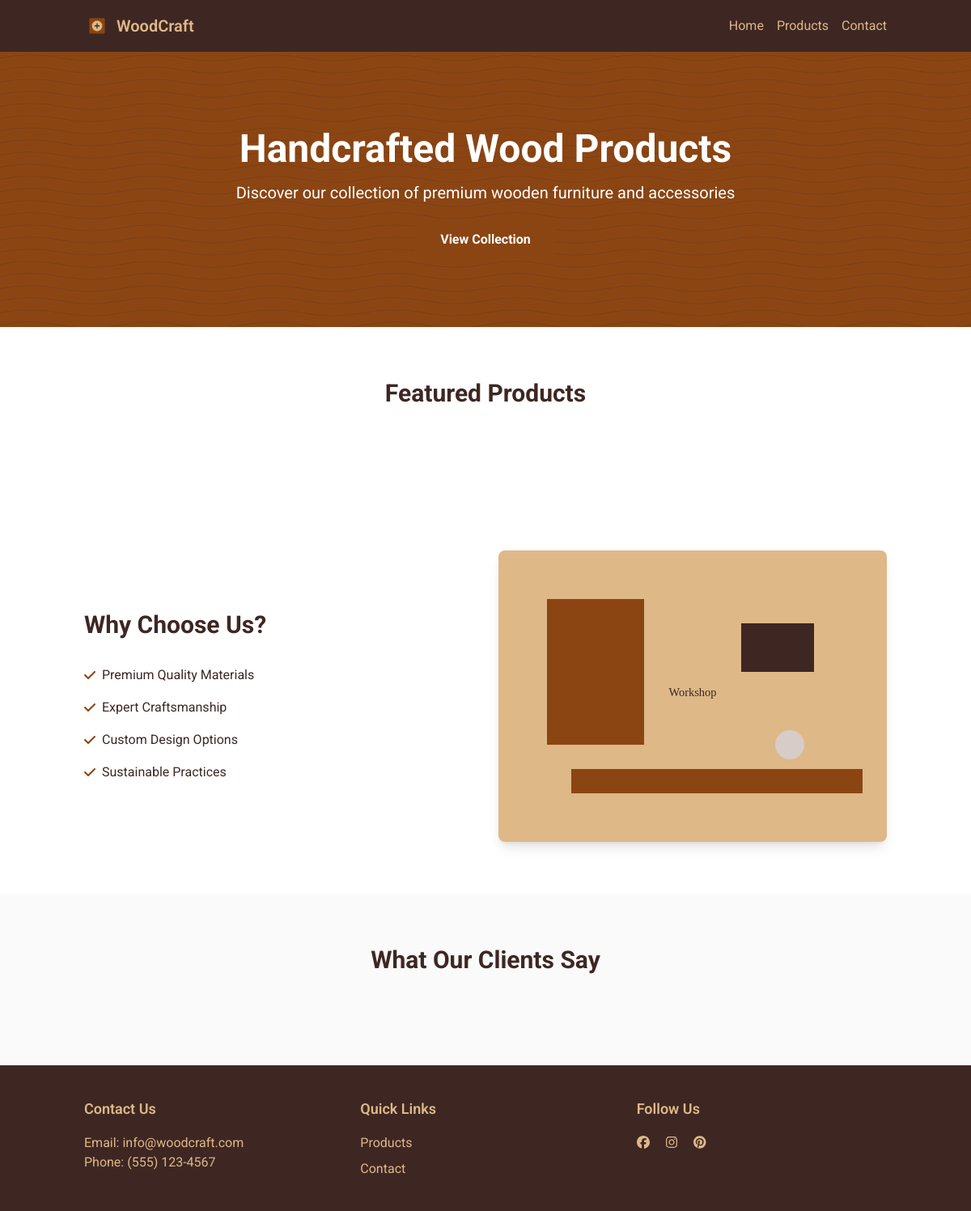
Before: / with the older database file.
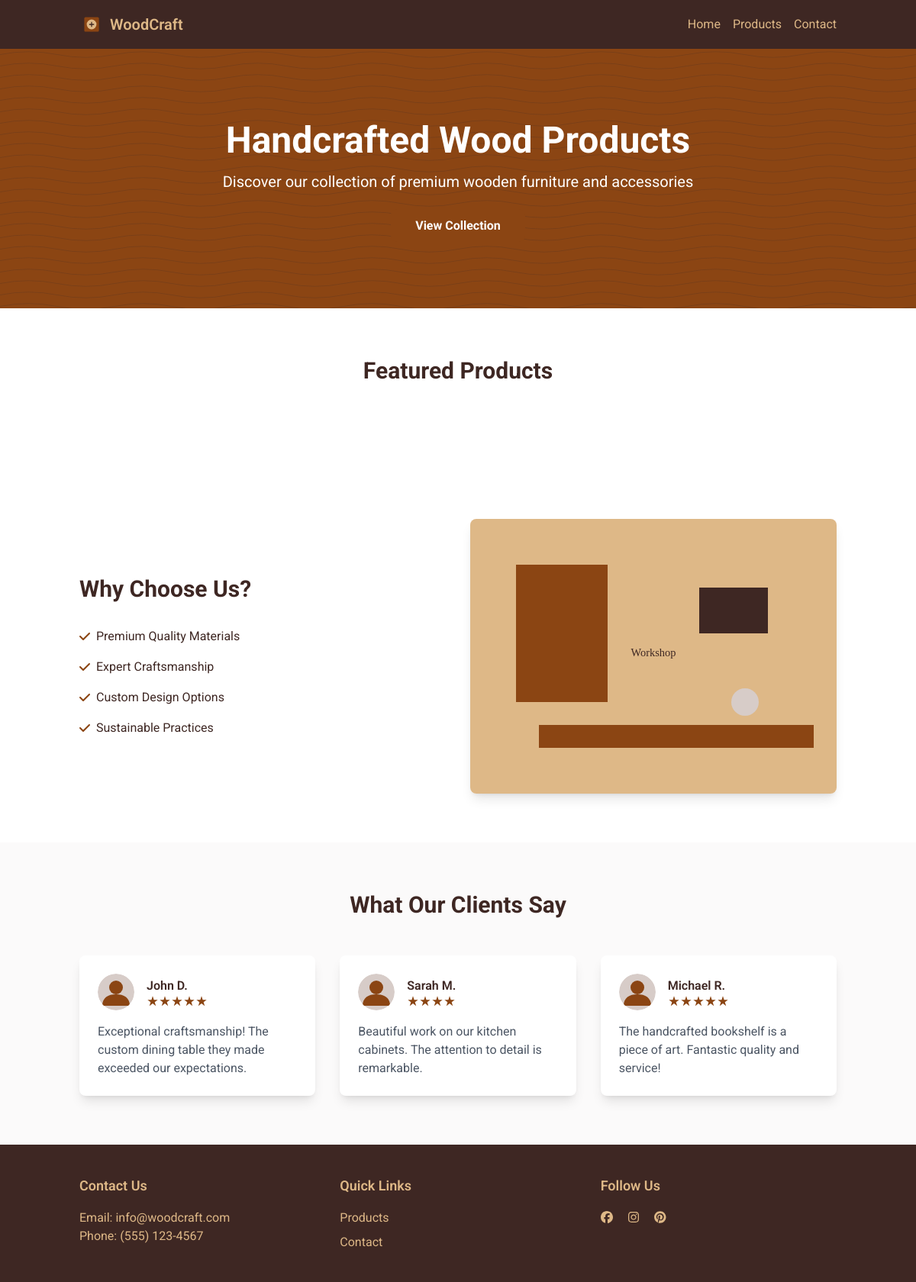
After: the same page with the newer database file.
### models.py (models this page shows)
class Testimonial(db.Model):
    id = db.Column(db.Integer, primary_key=True)
    client_name = db.Column(db.String(100), nullable=False)
    rating = db.Column(db.Integer, nullable=False)
    content = db.Column(db.Text, nullable=False)
    is_featured = db.Column(db.Boolean, default=False)
    created_at = db.Column(db.DateTime, default=datetime.utcnow)

### routes.py (the view)
@app.route('/')
def index():
    featured_products = Product.query.limit(3).all()
    testimonials = Testimonial.query.filter_by(is_featured=True).limit(3).all()
    return render_template('index.html', products=featured_products, testimonials=testimonials)

### routes.py (called while the page is built)
@app.context_processor
def utility_processor():
    def get_categories():
        return db.session.query(Product.category).distinct()
    return dict(get_categories=get_categories)

### templates/index.html (shortened to what this page needs)
{% extends "base.html" %}
{% block content %}
<div class="relative bg-wood-dark text-white py-24">
    <div class="absolute inset-0 bg-opacity-80" style="background-image: url('/static/images/wood-texture.svg'); background-size: cover;"></div>
    <div class="container mx-auto px-4 text-center relative z-10">
        <h1 class="text-4xl md:text-5xl font-bold mb-4">Handcrafted Wood Products</h1>
        <p class="text-xl mb-8">Discover our collection of premium wooden furniture and accessories</p>
        <a href="/products" class="bg-wood-brown hover:bg-wood-dark text-white font-bold py-3 px-8 rounded-lg transition duration-300">View Collection</a>
    </div>
</div>
<div class="container mx-auto px-4 py-16">
    <h2 class="text-3xl font-bold text-center mb-12">Featured Products</h2>
</div>
<div class="container mx-auto px-4 py-16">
    <div class="grid grid-cols-1 md:grid-cols-2 gap-8 items-center">
        <div>
            <h2 class="text-3xl font-bold mb-8">Why Choose Us?</h2>
            <ul class="space-y-4">
                <li class="flex items-center"><i class="fas fa-check text-wood-brown mr-2"></i> Premium Quality Materials</li>
                <li class="flex items-center"><i class="fas fa-check text-wood-brown mr-2"></i> Expert Craftsmanship</li>
                <li class="flex items-center"><i class="fas fa-check text-wood-brown mr-2"></i> Custom Design Options</li>
                <li class="flex items-center"><i class="fas fa-check text-wood-brown mr-2"></i> Sustainable Practices</li>
            </ul>
        </div>
        <div>
            <img src="/static/images/workshop.svg" class="rounded-lg shadow-lg" alt="Workshop">
        </div>
    </div>
</div>
<div class="bg-wood-accent bg-opacity-10 py-16">
    <div class="container mx-auto px-4">
        <h2 class="text-3xl font-bold text-center text-wood-dark mb-12">What Our Clients Say</h2>
        <div class="grid grid-cols-1 md:grid-cols-3 gap-8">
            {% for testimonial in testimonials %}
            <div class="bg-white p-6 rounded-lg shadow-lg transform hover:-translate-y-1 transition duration-300">
                <div class="flex items-center mb-4">
                    <img src="/static/images/avatar-placeholder.svg" alt="Client" class="w-12 h-12 rounded-full mr-4">
                    <div>
                        <h4 class="font-semibold text-wood-dark">{{ testimonial.client_name }}</h4>
                        <div class="flex">
                            {% for _ in range(testimonial.rating) %}
                            <img src="/static/images/star.svg" alt="star" class="w-4 h-4">
                            {% endfor %}
                        </div>
                    </div>
                </div>
                <p class="text-gray-600">{{ testimonial.content }}</p>
            </div>
            {% endfor %}
        </div>
    </div>
</div>
{% endblock %}

### templates/base.html (shortened to what this page needs)
<!DOCTYPE html>
<html lang="en">
<head>
    <link href="/static/css/tailwind.css" rel="stylesheet">
    <link href="/static/css/custom.css" rel="stylesheet">
</head>
<body class="flex flex-col min-h-screen bg-white text-wood-dark">
    <nav class="bg-wood-dark">
        <div class="container mx-auto px-4">
            <div class="flex justify-between items-center h-16">
                <a href="/" class="flex items-center text-wood-light">
                    <img src="/static/images/logo.svg" class="h-8 w-8 mr-2" alt="">
                    <span class="text-xl font-semibold">WoodCraft</span>
                </a>
                <div class="hidden md:flex space-x-4">
                    <a href="/" class="text-wood-light hover:text-wood-accent">Home</a>
                    <a href="/products" class="text-wood-light hover:text-wood-accent">Products</a>
                    <a href="/contact" class="text-wood-light hover:text-wood-accent">Contact</a>
                </div>
            </div>
        </div>
    </nav>
    {% block content %}{% endblock %}
    <footer class="bg-wood-dark text-wood-light mt-auto py-10">
        <div class="container mx-auto px-4">
            <div class="grid grid-cols-1 md:grid-cols-3 gap-8">
                <div>
                    <h5 class="text-lg font-semibold mb-4">Contact Us</h5>
                    <p>Email: info@woodcraft.com<br>Phone: (555) 123-4567</p>
                </div>
                <div>
                    <h5 class="text-lg font-semibold mb-4">Quick Links</h5>
                    <ul class="space-y-2">
                        <li><a href="/products" class="hover:text-wood-accent">Products</a></li>
                        <li><a href="/contact" class="hover:text-wood-accent">Contact</a></li>
                    </ul>
                </div>
                <div>
                    <h5 class="text-lg font-semibold mb-4">Follow Us</h5>
                    <div class="space-x-4">
                        <a href="#" class="hover:text-wood-accent"><i class="fab fa-facebook"></i></a>
                        <a href="#" class="hover:text-wood-accent"><i class="fab fa-instagram"></i></a>
                        <a href="#" class="hover:text-wood-accent"><i class="fab fa-pinterest"></i></a>
                    </div>
                </div>
            </div>
        </div>
    </footer>
</body>
</html>

### static/css/custom.css (style rules this page uses)
:root { --wood-brown: #8B4513; --wood-light: #DEB887; --wood-dark: #3E2723; --wood-accent: #D7CCC8; }
body { font-family: 'Roboto', sans-serif; }

Changed rows visible on the page:
added Testimonial: client_name "John D.", rating 5 (drawn), content "Exceptional craftsmanship! The custom dining table they made exceeded our expectations."
added Testimonial: client_name "Sarah M.", rating 4 (drawn), content "Beautiful work on our kitchen cabinets. The attention to detail is remarkable."
added Testimonial: client_name "Michael R.", rating 5 (drawn), content "The handcrafted bookshelf is a piece of art. Fantastic quality and service!"
